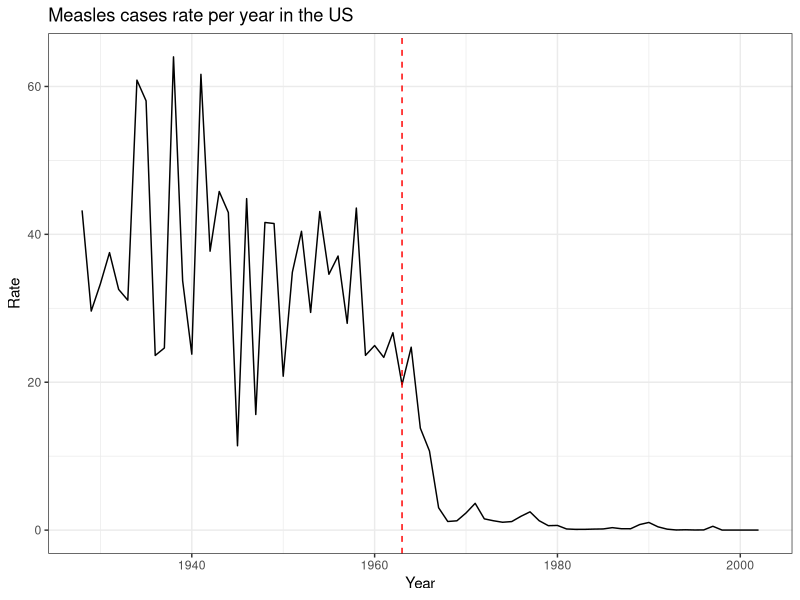
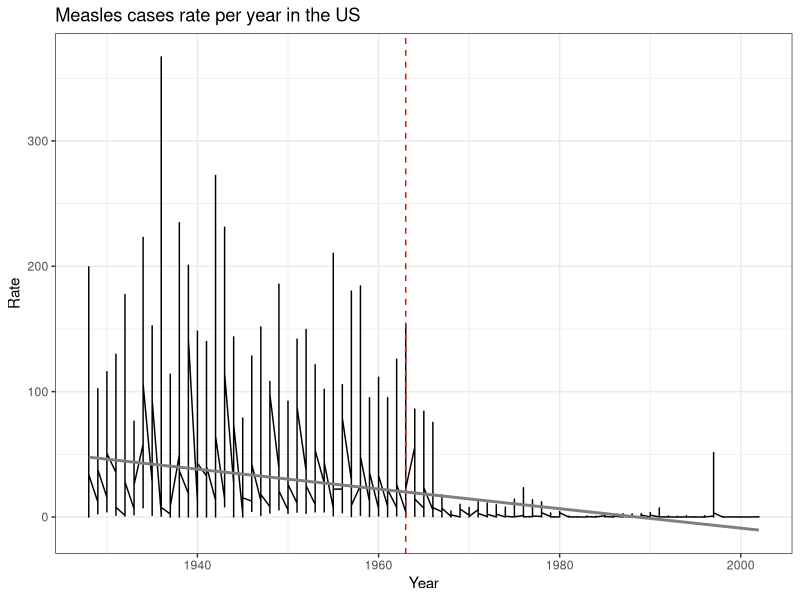
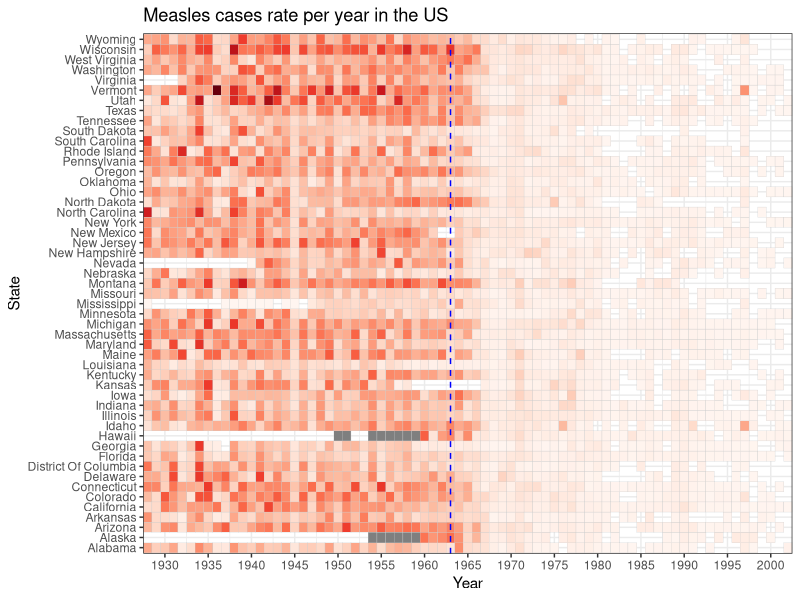

Generate these figures, in order, with R:
## ---- chunk 1
library(tidyverse)
library(dslabs)
## ---- chunk 2

#List of variables
colnames(us_contagious_diseases)

# List of Diseases
unique(us_contagious_diseases$disease)

## ---- chunk 3
#filter the rows for measles, remove alaska and hawaii, weeks reporting greater than 0 is to remove data that did not report in any week

avg<- us_contagious_diseases |> filter(disease == "Measles" & !state %in% c("Alaska","Hawaii") & weeks_reporting > 0) |>
  group_by(year) |>
  summarize(rate = sum(count/weeks_reporting*52, na.rm = TRUE)/sum(population)*10000)

avg

#Year 
min(avg$year)
max(avg$year)

# we are dividing by weeks reporting to create a rate with the counts because not all statets have the same amount of week reporting. 

#table(avg$disease)
## ---- chunk 4
avg |> 
  ggplot(aes(year,rate)) +  
  geom_line() + 
  geom_vline(xintercept = 1963, linetype = "dashed", color = "red") +
  labs(x="Year", y="Rate", title="Measles cases rate per year in the US") + 
  theme_bw() 
## ---- chunk 5
avg<- us_contagious_diseases |> filter(disease == "Measles" & !state %in% c("Alaska","Hawaii") & weeks_reporting > 0) |>
  group_by(year,state) |>
  summarize(rate = sum(count/weeks_reporting*52, na.rm = TRUE)/sum(population)*10000)


avg |> 
  ggplot(aes(year, rate)) +  
  geom_line() + 
  geom_vline(xintercept = 1963, linetype = "dashed", color = "red") +
  geom_smooth(method = "lm", formula = y ~ log(x), se = FALSE, color = "grey50") +
  labs(x="Year", y="Rate", title="Measles cases rate per year in the US") + 
  theme_bw()


## ---- chunk 6
## use this color pallete
reds <- RColorBrewer::brewer.pal(9, "Reds")

#Data organized by state (higher rates to lower rates)
avg <- 
  us_contagious_diseases |> 
  filter(disease == "Measles" & weeks_reporting > 0) |>
  group_by(year, state) |>
  summarize(rate = sum(count/weeks_reporting*52, na.rm = TRUE)/sum(population)*10000)

avg |> 
  ggplot(aes(year, state, fill=sqrt(rate))) +  
  geom_tile(color= "grey80")+
  geom_vline(xintercept = 1963, linetype = "dashed", color = "blue") +
  scale_fill_gradientn(colors=reds)+
  labs(x="Year", y="State", title="Measles cases rate per year in the US") + 
  theme_bw() + 
  theme(legend.position = "none") +
  scale_x_continuous(breaks = seq(1930, 2002, by = 5),expand=c(0,0))
